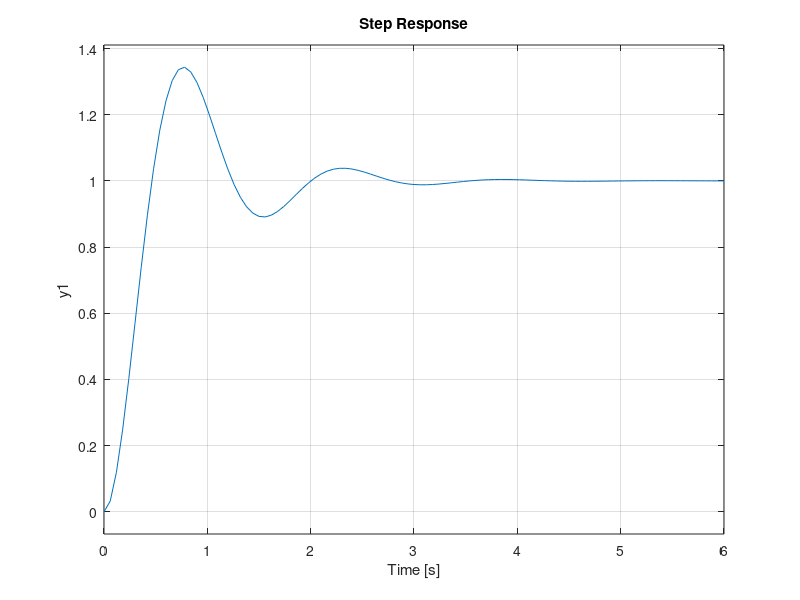
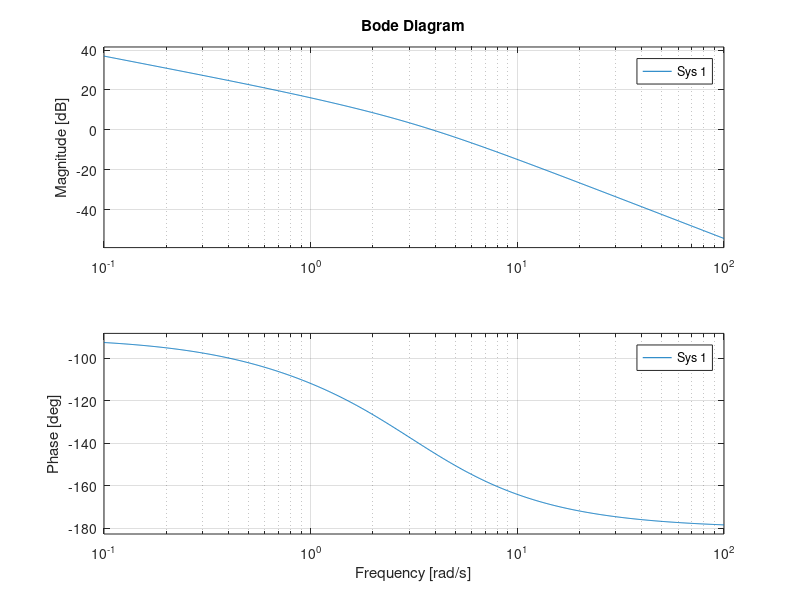

MATLAB code to generate these figures, in order: (Note: this script raises an error after producing the figures.)
clc, clear
s = tf('s');
K = 115.8;
Ti = 1/0.9186;
Td = 0.1633;
C = K*(1 + Td*s + 1/Ti/s)
H = 1/(s+1)/(s+3)/(s+5); % HW06
GCL_c = feedback(C*H,1)
figure(1)
hold all
step(GCL_c)
grid on
figure(2)
hold all
bode(C*H)
grid on
for Ts = [0.01 0.05 0.1]
 [b,a] = PID_backward(K,Td,Ti,Ts)
 Cd = tf(b,a,Ts)
 Hd = c2d(H,Ts,'zoh');
 GCL_d = feedback(Cd*Hd,1);
 figure(1)
 step(GCL_d)
 figure(2)
 bode(Cd*Hd)
end
figure(1)
legend('continuous','Ts = 0.01 [s]','Ts = 0.05 [s]','Ts = 0.1 [s]')
figure(2)
legend('continuous','Ts = 0.01 [s]','Ts = 0.05 [s]','Ts = 0.1 [s]')
function [b,a] = PID_backward(K,Td,Ti,T)
 b(1) = K*(1 + T/Ti + Td/T);
 b(2) = -K*(1 + 2*Td/T);
 b(3) = K*(Td/T);
 a = [1 -1 0];
end